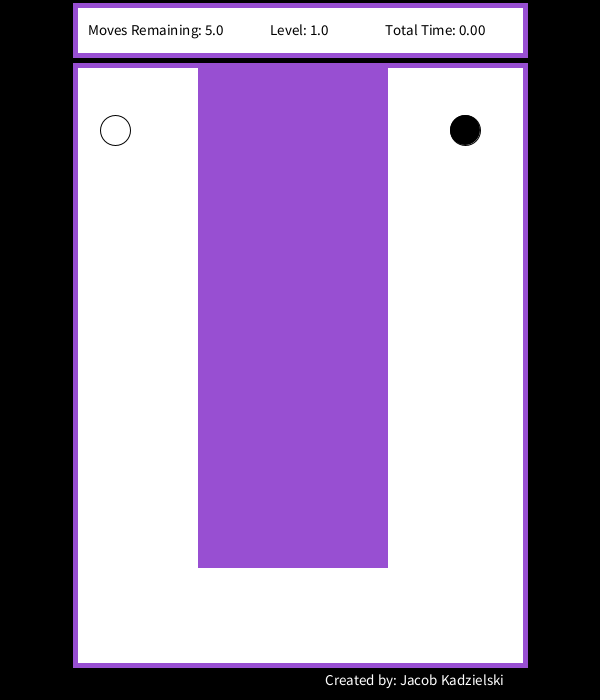
Frame 1 (no input)
Frame 60 (the mouse pressed at the canvas centre just before this capture): identical to frame 1, image omitted
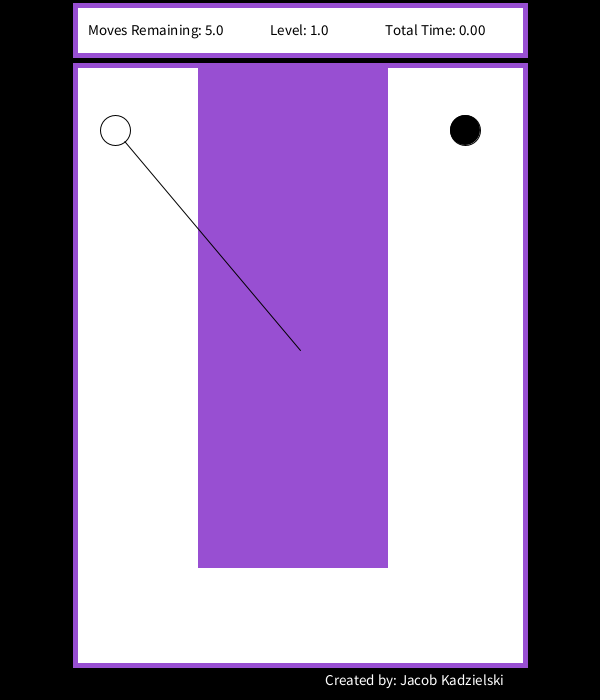
Frame 120 (the mouse held since frame 60 and released just before this capture)

The Processing sketch that drew these frames (run headless with seeded random() and noise(); from frame 60 on, the mouse is pressed at the canvas centre):

// Processing sketch: processing_122309
// ── processing_122309.pde

float level = 1;
float lvlmoves;
float savedmoves;
float counter;
boolean Timer;

gameBoard gb;
gameBall ball;
gameBall hole;
Boundaries walls [];

color rgb = color(random(30, 220), random(30, 220), random(30, 220));

void setup()
{
  size (600, 700);
  ellipseMode(CORNER);
  rectMode(CORNER);

  gb = new gameBoard();
  ball = new gameBall();
  hole = new gameBall();
  walls = new Boundaries [10];

  for (int i=0; i < walls.length; i++)
  {
    walls[i] = new Boundaries();
  }

  currentLevels();
}

void draw()
{
  moveFigure();
  bounceOffWalls();
  collisionWithHole();

  background (0);
  fill (255);
  stroke(rgb);   
  strokeWeight(5);

  gb.draw();
  drawFigures ();

  if (Timer == true)
  {
    counter += 1;
  }
  if (level > 10)
  {
    Timer = false;
  }
}

void drawFigures()
{
  for (int i=0; i < walls.length; i++)
  {
    walls[i].draw();
  }

  stroke(0);
  strokeWeight(1);

  if (mousePressed == true)
  {
    line (ball.x + (ball.w / 2), ball.y + (ball.h / 2), mouseX, mouseY);
  }

  fill (0);
  ellipse (hole.x, hole.y, ball.w, ball.h);

  fill (255);
  ball.draw();
}

void moveFigure()
{
  ball.x = ball.x - ball.moveX;
  ball.y = ball.y - ball.moveY;
  ball.moveX *= 0.985;
  ball.moveY *= 0.985;
}


void mouseReleased()
{
  ball.moveX = (ball.x - mouseX) / 25;
  ball.moveY = (ball.y - mouseY) / 25;
  lvlmoves -= 1;
  Timer = true;

  if (lvlmoves < 0)
  {
    currentLevels();
  }
}

void collisionWithHole ()
{
  if (sqrt (sq(ball.x - hole.x) + sq(ball.y - hole.y)) - 5 <= ball.w / 2)
  {
    //Timer = false;
    ball.moveX = 0;
    ball.moveY = 0;
    level += 1;
    rgb = color(random(30, 220), random(30, 220), random(30, 220));
    currentLevels();
  }
}

void bounceOffWalls()
{
  if (ball.x <= gb.x)
  {
    ball.x = gb.x;
    ball.moveX *= -1;
  }

  else if (ball.x + ball.w >= gb.x + gb.w)
  {
    ball.x = (gb.x + gb.w) - ball.w;
    ball.moveX *= -1;
  }

  if (ball.y <= gb.y)
  {
    ball.y = gb.y;
    ball.moveY *= -1;
  }

  else if (ball.y + ball.w >= gb.y + gb.h)
  {
    ball.y = (gb.y + gb.h) - ball.h;
    ball.moveY *= -1;
  }

  for (int i=0; i < walls.length; i++)
  {
    if (ball.intersects(walls[i]))
    {
      ball.moveX = 0;
      ball.moveY = 0;
      lvlmoves = savedmoves;
      currentLevels();
    }
  }
}

void changeLevel(int moves, int x, int tX, int tY, int t2X, int t2Y)
{
  for (int i = 0 ; i < x; i++)
  {
    walls[i].visible = true;
  }

  for (int i = x; i < walls.length; i++)
  {
    walls[i].visible = false;
    walls[i].x = 0;
    walls[i].y = 0;
  }

  lvlmoves = moves;
  savedmoves = moves;
  hole.x = tX;
  hole.y = tY;
  ball.x = t2X;
  ball.y = t2Y;
}

class gameBoard
{
  float x, y, w, h;

  gameBoard ()
  {
    w = 450;
    h = 600;
    x = 75;
    y = 65;
  }

  void draw()
  {
    rect (x, y, w, h);
    rect (75, 5, 450, 50);
    fill(0);
    textSize(15);
    text ("Moves Remaining: " + lvlmoves, 88, 35);
    text ("Level: " + level, 270, 35);
    String td = nf((counter / 60), 1, 2);
    text ("Total Time: " + td, 385, 35);
    fill(255);
    text ("Created by: Jacob Kadzielski", 325, 685);
  }
}


class gameBall
{
  float x, y, w, h, moveX, moveY;

  gameBall ()
  {
    w = 30;
    h = w;
    x = x;
    y = y;
    moveX = moveX;
    moveY = moveY;
  }

  boolean intersects (Boundaries other)
  {
    return (x <= other.x + other.w) && (y <= other.y + other.h) && (x + w >= other.x) && (y + h >= other.y);
  }

  void draw()
  {
    ellipse (x, y, w, h);
  }
}

class Boundaries
{
  float x, y, w, h;
  boolean visible;

  Boundaries ()
  {
    w = w;
    h = h;
    x = x;
    y = y;
    visible = true;
  }

  void draw()
  {
    if (visible == true)
    {
      fill (rgb);
      rect (x, y, w, h);
    }
  }
}

void currentLevels()
{
  if (level == 1)
  {
    changeLevel(5, 1, 450, 115, 100, 115); 
    walls[0].w = 185;
    walls[0].h = 500;
    walls[0].x = 200;
    walls[0].y = 65;
  }
  if (level == 2)
  {
    changeLevel(5, 2, 450, 585, 100, 115); 
    walls[0].w = 350;
    walls[0].h = 200;
    walls[0].x = 175;
    walls[0].y = 65;
    walls[1].w = 350;
    walls[1].h = 300;
    walls[1].x = 75;
    walls[1].y = 365;
  }
  if (level == 3)
  { 
    changeLevel(7, 3, 475, 90, 475, 595);
    walls[0].w = 350;
    walls[0].h = 55;
    walls[0].x = 175;
    walls[0].y = 475;
    walls[1].w = 55;
    walls[1].h = 300;
    walls[1].x = 175;
    walls[1].y = 70;
    walls[2].w = 200;
    walls[2].h = 50;
    walls[2].x = 325;
    walls[2].y = 175;
  }
  if (level == 4)
  {
    changeLevel(5, 2, 100, 605, 100, 90);
    walls[0].w = 300;
    walls[0].h = 250;
    walls[0].x = 150;
    walls[0].y = 140;
    walls[1].w = 375;
    walls[1].h = 130;
    walls[1].x = 75;
    walls[1].y = 455;
  }
  if (level == 5)
  {
    changeLevel(5, 3, 355, 605, 200, 605);
    walls[0].w = 75;
    walls[0].h = 505;
    walls[0].x = 255;
    walls[0].y = 155;
    walls[1].w = 100;
    walls[1].h = 100;
    walls[1].x = 150;
    walls[1].y = 155;
    walls[2].w = 100;
    walls[2].h = 100;
    walls[2].x = 330;
    walls[2].y = 155;
  }
  if (level == 6)
  {
    changeLevel(7, 2, 450, 585, 100, 115); 
    walls[0].w = 50;
    walls[0].h = 500;
    walls[0].x = 175;
    walls[0].y = 65;
    walls[1].w = 50;
    walls[1].h = 500;
    walls[1].x = 350;
    walls[1].y = 165;
  }
  if (level == 7)
  {
    changeLevel(8, 4, 455, 605, 100, 605);
    walls[0].w = 225;
    walls[0].h = 230;
    walls[0].x = 185;
    walls[0].y = 435;
    walls[1].w = 75;
    walls[1].h = 275;
    walls[1].x = 80;
    walls[1].y = 70;
    walls[2].w = 75;
    walls[2].h = 275;
    walls[2].x = 450;
    walls[2].y = 70;
    walls[3].w = 75;
    walls[3].h = 275;
    walls[3].x = 260;
    walls[3].y = 270;
  }
  if (level == 8)
  {
    changeLevel(9, 5, 475, 90, 475, 595);
    walls[0].w = 200;
    walls[0].h = 405;
    walls[0].x = 325;
    walls[0].y = 165;
    walls[1].w = 75;
    walls[1].h = 80;
    walls[1].x = 250;
    walls[1].y = 490;
    walls[2].w = 100;
    walls[2].h = 350;
    walls[2].x = 75;
    walls[2].y = 315;
    walls[3].w = 75;
    walls[3].h = 100;
    walls[3].x = 175;
    walls[3].y = 315;
    walls[4].w = 175;
    walls[4].h = 75;
    walls[4].x = 175;
    walls[4].y = 165;
  }
  if (level == 9)
  {
    changeLevel(8, 3, 475, 595, 475, 90);
    walls[0].w = 75;
    walls[0].h = 375;
    walls[0].x = 375;
    walls[0].y = 65;
    walls[1].w = 250;
    walls[1].h = 50;
    walls[1].x = 275;
    walls[1].y = 515;
    walls[2].w = 130;
    walls[2].h = 425;
    walls[2].x = 150;
    walls[2].y = 140;
  }
  if (level == 10)
  {
    changeLevel(9, 6, 475, 575, 100, 90);
    walls[0].w = 50;
    walls[0].h = 300;
    walls[0].x = 175;
    walls[0].y = 65;
    walls[1].w = 50;
    walls[1].h = 200;
    walls[1].x = 175;
    walls[1].y = 465;
    walls[2].w = 50;
    walls[2].h = 50;
    walls[2].x = 300;
    walls[2].y = 615;
    walls[3].w = 50;
    walls[3].h = 430;
    walls[3].x = 300;
    walls[3].y = 140;
    walls[4].w = 100;
    walls[4].h = 50;
    walls[4].x = 425;
    walls[4].y = 265;
    walls[5].w = 100;
    walls[5].h = 50;
    walls[5].x = 350;
    walls[5].y = 440;
  }
}
